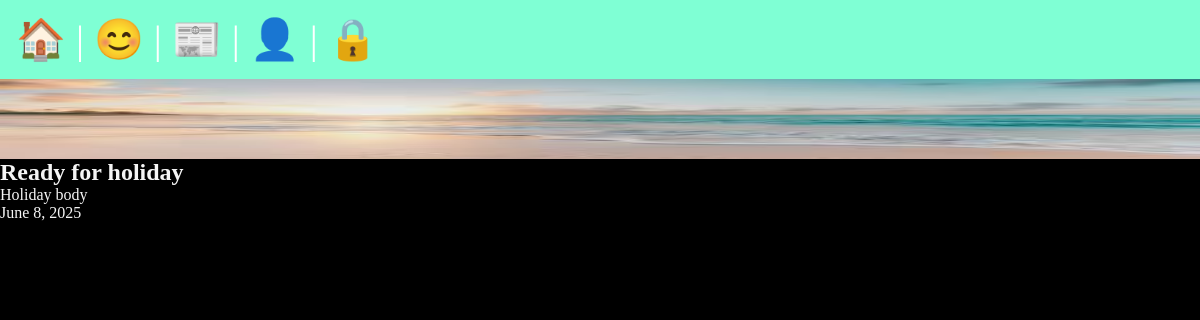
/posts/ready-for-holiday, run on the app's committed database.
### posts/models.py (models this page shows, shortened)
class Post(models.Model):
    title = models.CharField(max_length=75)
    body = models.TextField()
    slug = models.SlugField()
    date = models.DateField(auto_now_add=True)
    banner = models.ImageField(default='fallback.png', blank=True)

### posts/views.py (the view)
# urls.py: path('<slug:slug>', views.post_page, name="page"),
def post_page(request, slug):
    post = Post.objects.get(slug=slug)
    return render(request, 'posts/post_page.html', {'post': post})

### posts/templates/posts/post_page.html (shortened to what this page needs)
{% extends "layout.html" %}
{% block content %}
<section>
        <img class="banner" src="{{post.banner.url}}" alt="{{post.title}}">
        <h1>{{post.title}}</h1>
        <p>{{post.body}}</p>
        <p>{{post.date}}</p>
</section>
{% endblock  %}

### static/css/style.css (style rules this page uses)
* { margin: 0; padding: 0; box-sizing: border-box; }
body { min-height: 100vh; display: flex; flex-flow: column; font-size: 1rem; background-color: black; color: whitesmoke; }
h1, p { text-align: left; }
.banner { display: block; width: 100%; height: 80px; }

### data on the page
Post: banner (picture), title "Ready for holiday", body "Holiday body", date "June 8, 2025"
